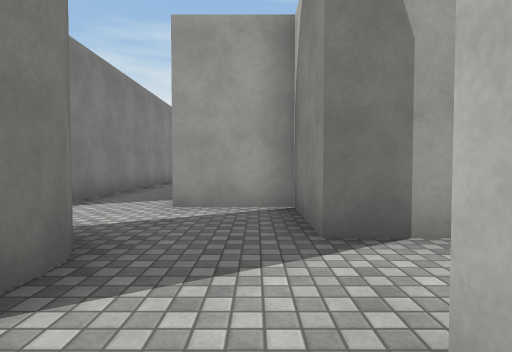
view 1 (above)

15 first-person views from a walk through a scene from a Unity 3-D project. The camera is 1.2 m above the floor, tilts 2° down and sees 80° across. The floor is counted in squares, 2 m on a side. Each view is taken from the middle of a square. On the plan, view 1 faces up. The plan holds only what a view shows up to about 9 squares ahead; the rest is blank. The place goes on beyond the plan. The player character is not drawn. Surface patterns are stand-ins for the level's own textures.

view 2
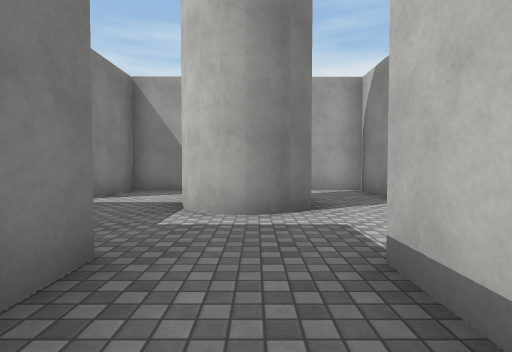

view 3
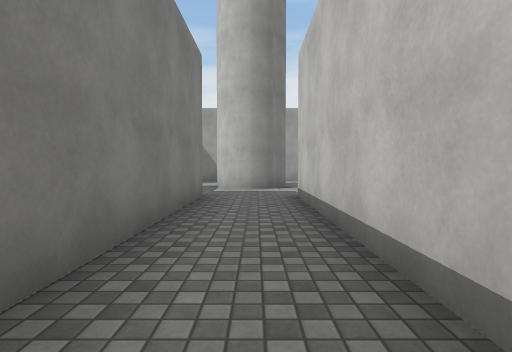

view 4
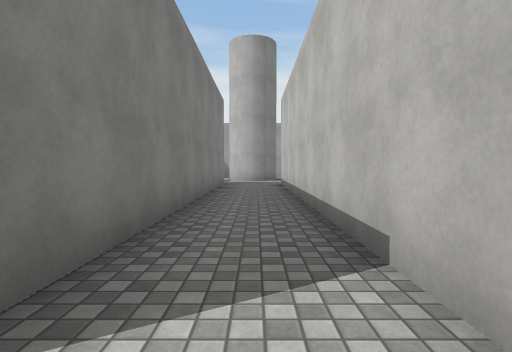

view 5
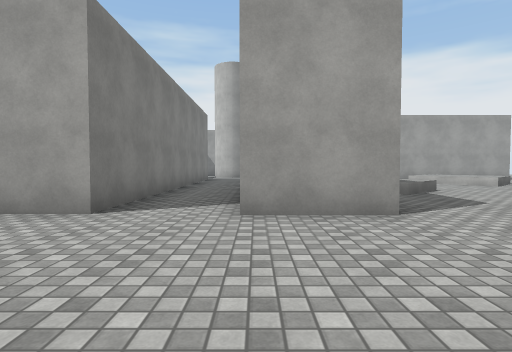

view 6
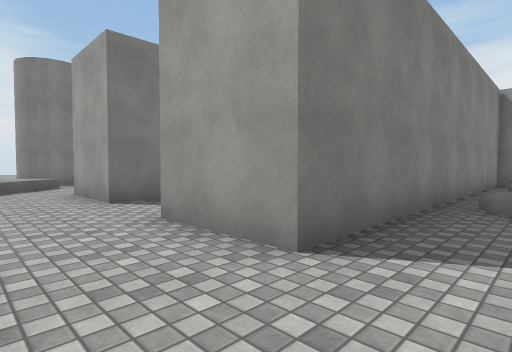

view 7
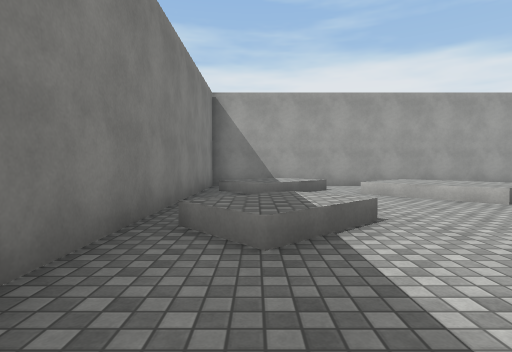

view 8
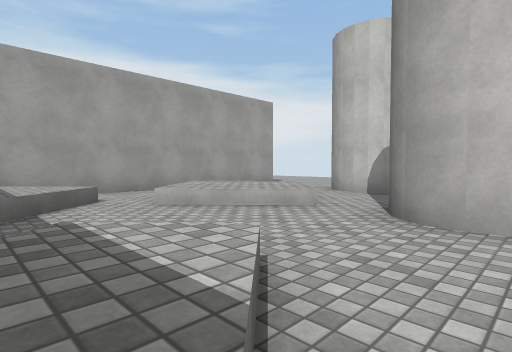

view 9
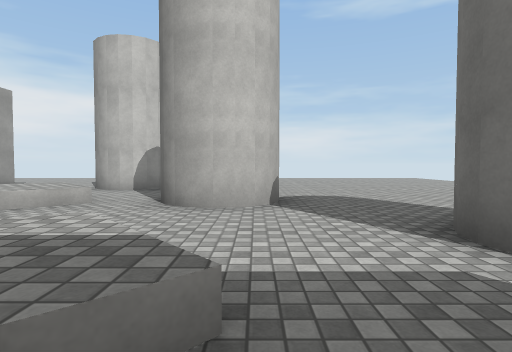

view 10
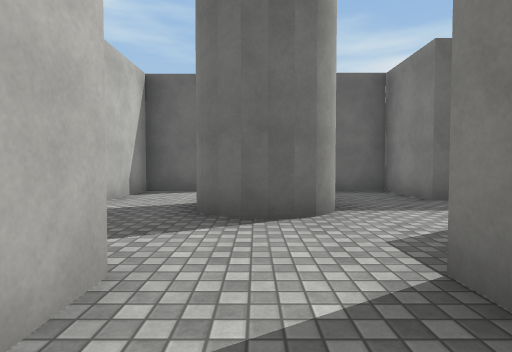

view 11
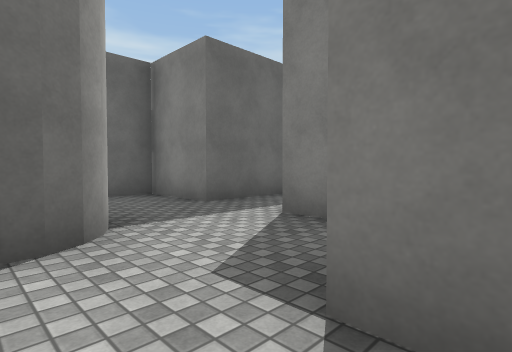

view 12
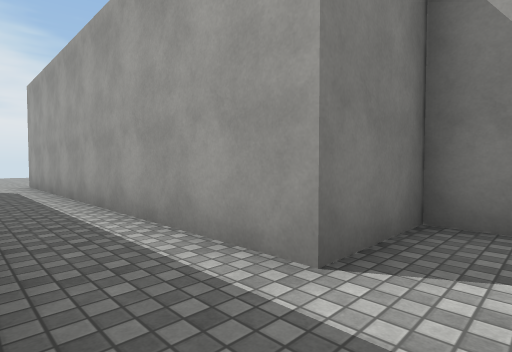

view 13
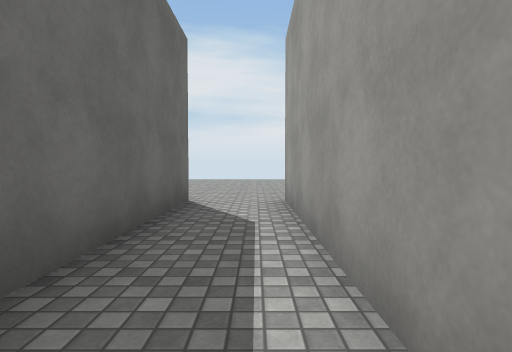

view 14
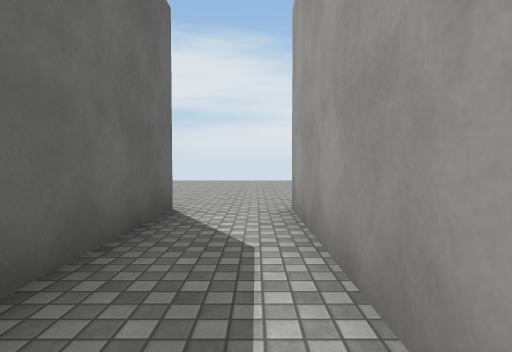

view 15
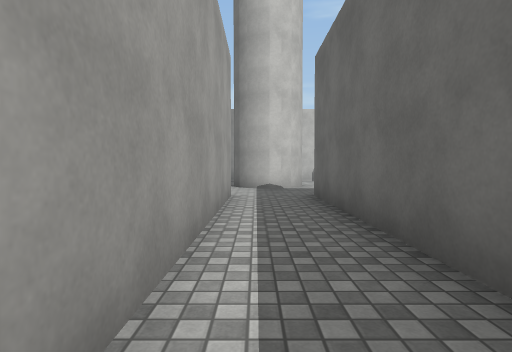

### Floor plan
Key: @ floor where view 1 was taken; # wall or solid block; . main floor; : floor 0.5 m higher than the main floor; / step, stairs or slope.
Columns run from 19 left of view 1 to 10 right of it. Each row starts with its distance up from view 1.
  9                 #
  8                 #.
  7                 #.
  6                 #.
  5               ###.###
  4               #.....#
  3 .....##########.....##
  2 ................##....
  1 .....##########.##..#
  0 ....          #....@#
 -1               ###.###########
 -2                 #.##.//...
 -3                 #.##/:/./:.
 -4                 #.##./..::/.#
 -5                 #.##...../..#
 -6                 #.##.//.....
 -7                 #.##.:/..#
 -8                 #.##./...#
 -9                 #.##..........
-10           #./.###.##..##......
-11            /:/........  ......
-12                 ......    ....
-13                  ...       ...
-14                   .

Where each view was taken, in squares from view 1:
view 1: 0 up, 0 right, facing up
view 2: 3 down, 2 left, facing up
view 3: 7 down, 2 left, facing up
view 4: 11 down, 2 left, facing up
view 5: 14 down, 1 left, facing up
view 6: 12 down, 2 right, facing up-left
view 7: 10 down, 2 right, facing up
view 8: 8 down, 2 right, facing up-right
view 9: 8 down, 1 right, facing right
view 10: 6 up, 2 left, facing down
view 11: 5 up, 2 left, facing down-left
view 12: 1 up, 4 left, facing up-left
view 13: 2 up, 9 left, facing left
view 14: 2 up, 10 left, facing left
view 15: 2 up, 11 left, facing right
